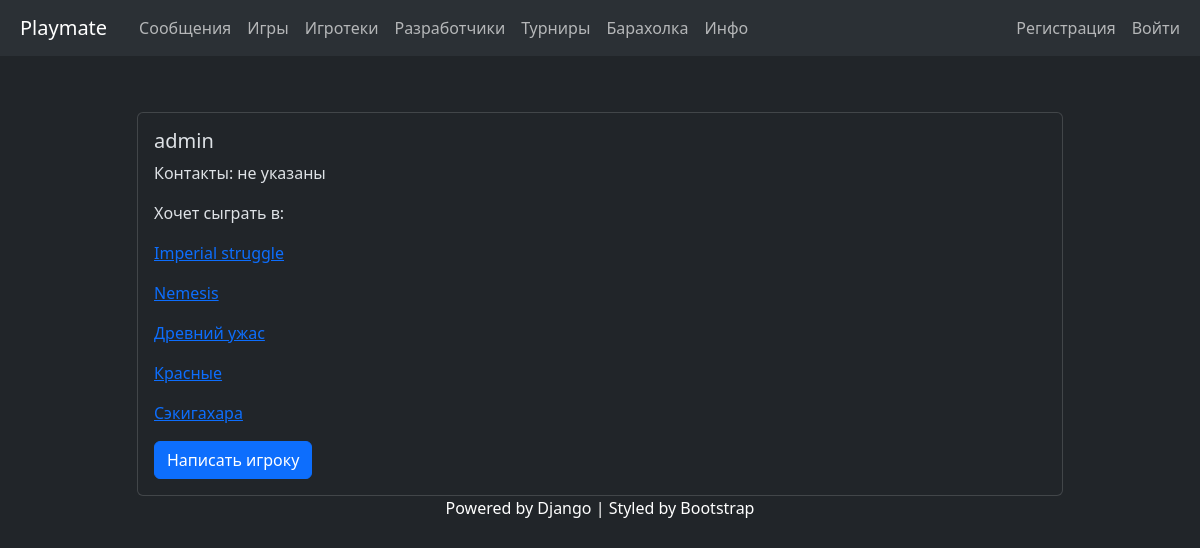
Page /main_app/player/1/ on the committed database.
### main_app/models.py (models this page shows, shortened)
class BoardGame(models.Model):
    title = models.CharField(verbose_name='Название игры',
                             blank=False,
                             null=False,
                             max_length=100)
    url_tesera = models.URLField(verbose_name='Ссылка на игру на сайте tesera.ru',
                                 blank=True,
                                 null=True,
                                 max_length=200)
    url_bgg = models.URLField(verbose_name='Ссылка на игру на сайте boardgamegeek.com',
                              blank=True,
                              null=True,
                              max_length=100)
    created_at = models.DateTimeField(auto_now_add=True)
    updated_at = models.DateTimeField(auto_now=True)
    created_by = models.ForeignKey(User,
                                   related_name='created_games',
                                   on_delete=models.SET_NULL,
                                   null=True)
    players= models.ManyToManyField(User,
                                    related_name='liked_games')
    class Meta:
        indexes = [
            models.Index(fields=['title'])
        ]
        ordering = ['title']
        verbose_name = 'Настолка'
        verbose_name_plural = 'Настолки'

### main_app/views.py (the view)
class PlayerView(DetailView):
    model = User
    template_name = 'main_app/player.html'
    context_object_name = 'player'
    def get_context_data(self, **kwargs):
        context = super().get_context_data(**kwargs)
        context['games'] = self.object.liked_games.all()
        context['pk'] = self.kwargs.get('pk')
        return context

### main_app/templatetags/active_page.py (called while the page is built)
@register.simple_tag
def active_url(request, path_name, *args, **kwargs):
    try:
        url = reverse(path_name, args=args, kwargs=kwargs)
        if url == request.path:
            return 'active'
    except NoReverseMatch:
        pass
    return ''

### templates/main_app/player.html (shortened to what this page needs)
{% extends 'base.html' %}
{% load django_bootstrap5 %}
{% block content %}
<div class="container-sm mt-5">
    <div class="row justify-content-center">
        <div class="col col-lg-10">
            <div class="card mt-2">
                <div class="card-body">
                    <h5 class="card-title">{{ player.username }}</h5>
                    <div class="card-text">
                        <p>Контакты: {{ player.first_name|default:' не указаны' }}</p>
                        <p>Хочет сыграть в:</p>
                        {% for game in games %}
                            <p><a class="link-primary"
                                  href="{% url 'main:game' game.pk %}">{{ game.title|capfirst }}</a></p>
                        {% empty %}
                            У игрока пока нет пожеланий.
                        {% endfor %}
                        <a href="{% url 'main:messages' pk %}"
                           class="btn btn-primary">
                            Написать игроку
                        </a>
                    </div>
                </div>
            </div>
        </div>
    </div>
</div>
{% endblock %}

### rows in the picture
BoardGame: title "Imperial struggle"
BoardGame: title "Nemesis"
BoardGame: title "Древний ужас"
BoardGame: title "Красные"
BoardGame: title "Сэкигахара"

### other values in the picture
{{ player.username }} "admin"
{{ player.first_name|default:' не указаны' }} "не указаны"
